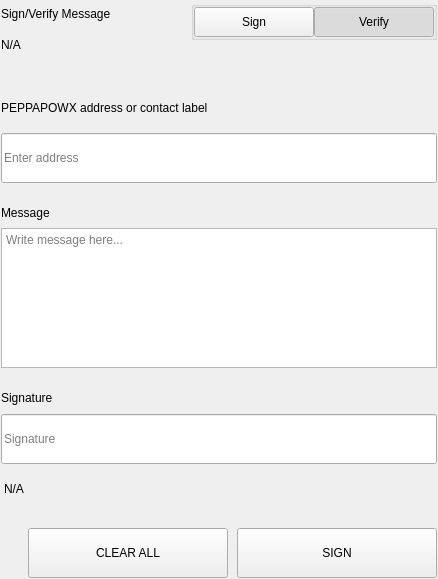
<?xml version="1.0" encoding="UTF-8"?>
<ui version="4.0">
 <class>SettingsSignMessageWidgets</class>
 <widget class="QWidget" name="SettingsSignMessageWidgets">
  <property name="geometry">
   <rect>
    <x>0</x>
    <y>0</y>
    <width>438</width>
    <height>579</height>
   </rect>
  </property>
  <property name="windowTitle">
   <string>Form</string>
  </property>
  <layout class="QVBoxLayout" name="verticalLayout">
   <property name="spacing">
    <number>0</number>
   </property>
   <property name="leftMargin">
    <number>0</number>
   </property>
   <property name="topMargin">
    <number>0</number>
   </property>
   <property name="rightMargin">
    <number>0</number>
   </property>
   <property name="bottomMargin">
    <number>0</number>
   </property>
   <item>
    <widget class="QWidget" name="left" native="true">
     <layout class="QVBoxLayout" name="verticalLayout_3">
      <property name="leftMargin">
       <number>0</number>
      </property>
      <property name="topMargin">
       <number>0</number>
      </property>
      <property name="rightMargin">
       <number>0</number>
      </property>
      <property name="bottomMargin">
       <number>0</number>
      </property>
      <item>
       <widget class="QWidget" name="container_sign" native="true">
        <layout class="QVBoxLayout" name="verticalLayout_2">
         <property name="spacing">
          <number>0</number>
         </property>
         <property name="leftMargin">
          <number>1</number>
         </property>
         <property name="topMargin">
          <number>1</number>
         </property>
         <property name="rightMargin">
          <number>1</number>
         </property>
         <property name="bottomMargin">
          <number>1</number>
         </property>
         <item>
          <layout class="QHBoxLayout" name="horizontalLayout_3" stretch="3,1">
           <property name="spacing">
            <number>40</number>
           </property>
           <item>
            <layout class="QVBoxLayout" name="verticalLayoutTitle">
             <property name="spacing">
              <number>5</number>
             </property>
             <item>
              <widget class="QLabel" name="labelTitle">
               <property name="text">
                <string>Sign/Verify Message</string>
               </property>
              </widget>
             </item>
             <item>
              <widget class="QLabel" name="labelSubtitle1">
               <property name="text">
                <string notr="true">N/A</string>
               </property>
               <property name="wordWrap">
                <bool>true</bool>
               </property>
              </widget>
             </item>
            </layout>
           </item>
           <item alignment="Qt::AlignRight|Qt::AlignTop">
            <widget class="QWidget" name="containerSwitch" native="true">
             <property name="styleSheet">
              <string notr="true">#containerSwitch{
	padding-top:9px;
}</string>
             </property>
             <layout class="QVBoxLayout" name="verticalLayout_6">
              <property name="spacing">
               <number>4</number>
              </property>
              <property name="leftMargin">
               <number>0</number>
              </property>
              <property name="topMargin">
               <number>0</number>
              </property>
              <property name="rightMargin">
               <number>0</number>
              </property>
              <property name="bottomMargin">
               <number>0</number>
              </property>
              <item alignment="Qt::AlignRight">
               <widget class="QGroupBox" name="groupBox">
                <property name="sizePolicy">
                 <sizepolicy hsizetype="Fixed" vsizetype="Preferred">
                  <horstretch>0</horstretch>
                  <verstretch>0</verstretch>
                 </sizepolicy>
                </property>
                <property name="title">
                 <string/>
                </property>
                <property name="alignment">
                 <set>Qt::AlignRight|Qt::AlignTop|Qt::AlignTrailing</set>
                </property>
                <layout class="QHBoxLayout" name="horizontalLayout_4">
                 <property name="spacing">
                  <number>0</number>
                 </property>
                 <property name="leftMargin">
                  <number>0</number>
                 </property>
                 <property name="topMargin">
                  <number>0</number>
                 </property>
                 <property name="rightMargin">
                  <number>0</number>
                 </property>
                 <property name="bottomMargin">
                  <number>0</number>
                 </property>
                 <item>
                  <widget class="QPushButton" name="pushSign">
                   <property name="minimumSize">
                    <size>
                     <width>120</width>
                     <height>30</height>
                    </size>
                   </property>
                   <property name="maximumSize">
                    <size>
                     <width>120</width>
                     <height>30</height>
                    </size>
                   </property>
                   <property name="focusPolicy">
                    <enum>Qt::NoFocus</enum>
                   </property>
                   <property name="text">
                    <string>Sign</string>
                   </property>
                   <property name="checkable">
                    <bool>true</bool>
                   </property>
                   <property name="autoExclusive">
                    <bool>true</bool>
                   </property>
                  </widget>
                 </item>
                 <item>
                  <widget class="QPushButton" name="pushVerify">
                   <property name="minimumSize">
                    <size>
                     <width>120</width>
                     <height>30</height>
                    </size>
                   </property>
                   <property name="maximumSize">
                    <size>
                     <width>120</width>
                     <height>30</height>
                    </size>
                   </property>
                   <property name="focusPolicy">
                    <enum>Qt::NoFocus</enum>
                   </property>
                   <property name="text">
                    <string>Verify</string>
                   </property>
                   <property name="checkable">
                    <bool>true</bool>
                   </property>
                   <property name="checked">
                    <bool>true</bool>
                   </property>
                   <property name="autoExclusive">
                    <bool>true</bool>
                   </property>
                  </widget>
                 </item>
                </layout>
               </widget>
              </item>
              <item alignment="Qt::AlignHCenter|Qt::AlignTop">
               <widget class="QLabel" name="labelSubtitleSwitch">
                <property name="text">
                 <string/>
                </property>
                <property name="alignment">
                 <set>Qt::AlignRight|Qt::AlignTrailing|Qt::AlignVCenter</set>
                </property>
               </widget>
              </item>
             </layout>
            </widget>
           </item>
          </layout>
         </item>
         <item>
          <spacer name="verticalSpacer_2">
           <property name="orientation">
            <enum>Qt::Vertical</enum>
           </property>
           <property name="sizeType">
            <enum>QSizePolicy::Fixed</enum>
           </property>
           <property name="sizeHint" stdset="0">
            <size>
             <width>20</width>
             <height>40</height>
            </size>
           </property>
          </spacer>
         </item>
         <item>
          <widget class="QWidget" name="containerAddress" native="true">
           <property name="sizePolicy">
            <sizepolicy hsizetype="Preferred" vsizetype="Fixed">
             <horstretch>0</horstretch>
             <verstretch>0</verstretch>
            </sizepolicy>
           </property>
           <layout class="QVBoxLayout" name="verticalLayout_5" stretch="0,0">
            <property name="spacing">
             <number>15</number>
            </property>
            <property name="leftMargin">
             <number>0</number>
            </property>
            <property name="topMargin">
             <number>0</number>
            </property>
            <property name="rightMargin">
             <number>0</number>
            </property>
            <property name="bottomMargin">
             <number>0</number>
            </property>
            <item>
             <widget class="QLabel" name="labelSubtitleAddress">
              <property name="minimumSize">
               <size>
                <width>0</width>
                <height>20</height>
               </size>
              </property>
              <property name="maximumSize">
               <size>
                <width>16777215</width>
                <height>20</height>
               </size>
              </property>
              <property name="text">
               <string>PEPPAPOWX address or contact label</string>
              </property>
             </widget>
            </item>
            <item>
             <widget class="QLineEdit" name="addressIn_SM">
              <property name="minimumSize">
               <size>
                <width>0</width>
                <height>50</height>
               </size>
              </property>
              <property name="maximumSize">
               <size>
                <width>16777215</width>
                <height>50</height>
               </size>
              </property>
              <property name="placeholderText">
               <string>Enter address</string>
              </property>
             </widget>
            </item>
           </layout>
          </widget>
         </item>
         <item>
          <spacer name="verticalSpacer_3">
           <property name="orientation">
            <enum>Qt::Vertical</enum>
           </property>
           <property name="sizeType">
            <enum>QSizePolicy::Fixed</enum>
           </property>
           <property name="sizeHint" stdset="0">
            <size>
             <width>20</width>
             <height>20</height>
            </size>
           </property>
          </spacer>
         </item>
         <item>
          <layout class="QVBoxLayout" name="verticalLayout_9">
           <property name="spacing">
            <number>5</number>
           </property>
           <item>
            <widget class="QLabel" name="labelSubtitleMessage">
             <property name="minimumSize">
              <size>
               <width>0</width>
               <height>20</height>
              </size>
             </property>
             <property name="maximumSize">
              <size>
               <width>16777215</width>
               <height>20</height>
              </size>
             </property>
             <property name="text">
              <string>Message</string>
             </property>
            </widget>
           </item>
           <item>
            <widget class="QPlainTextEdit" name="messageIn_SM">
             <property name="minimumSize">
              <size>
               <width>0</width>
               <height>140</height>
              </size>
             </property>
             <property name="maximumSize">
              <size>
               <width>16777215</width>
               <height>140</height>
              </size>
             </property>
             <property name="placeholderText">
              <string>Write message here...</string>
             </property>
            </widget>
           </item>
          </layout>
         </item>
         <item>
          <spacer name="verticalSpacer_4">
           <property name="orientation">
            <enum>Qt::Vertical</enum>
           </property>
           <property name="sizeType">
            <enum>QSizePolicy::Fixed</enum>
           </property>
           <property name="sizeHint" stdset="0">
            <size>
             <width>20</width>
             <height>20</height>
            </size>
           </property>
          </spacer>
         </item>
         <item>
          <widget class="QWidget" name="widget" native="true">
           <property name="minimumSize">
            <size>
             <width>0</width>
             <height>75</height>
            </size>
           </property>
           <property name="maximumSize">
            <size>
             <width>16777215</width>
             <height>16777215</height>
            </size>
           </property>
           <layout class="QVBoxLayout" name="verticalLayout_4">
            <property name="leftMargin">
             <number>0</number>
            </property>
            <property name="topMargin">
             <number>0</number>
            </property>
            <property name="rightMargin">
             <number>0</number>
            </property>
            <property name="bottomMargin">
             <number>0</number>
            </property>
            <item>
             <widget class="QLabel" name="labelSubtitleSignature">
              <property name="minimumSize">
               <size>
                <width>0</width>
                <height>20</height>
               </size>
              </property>
              <property name="maximumSize">
               <size>
                <width>16777215</width>
                <height>20</height>
               </size>
              </property>
              <property name="text">
               <string>Signature</string>
              </property>
             </widget>
            </item>
            <item>
             <widget class="QLineEdit" name="signatureOut_SM">
              <property name="minimumSize">
               <size>
                <width>0</width>
                <height>50</height>
               </size>
              </property>
              <property name="placeholderText">
               <string>Signature</string>
              </property>
             </widget>
            </item>
           </layout>
          </widget>
         </item>
         <item>
          <widget class="QLabel" name="statusLabel_SM">
           <property name="styleSheet">
            <string notr="true">padding-top:5px;</string>
           </property>
           <property name="text">
            <string notr="true">N/A</string>
           </property>
          </widget>
         </item>
         <item>
          <spacer name="verticalSpacer">
           <property name="orientation">
            <enum>Qt::Vertical</enum>
           </property>
           <property name="sizeType">
            <enum>QSizePolicy::Fixed</enum>
           </property>
           <property name="sizeHint" stdset="0">
            <size>
             <width>20</width>
             <height>20</height>
            </size>
           </property>
          </spacer>
         </item>
         <item>
          <layout class="QHBoxLayout" name="horizontalLayout_7">
           <property name="spacing">
            <number>9</number>
           </property>
           <item>
            <spacer name="horizontalSpacer_5">
             <property name="orientation">
              <enum>Qt::Horizontal</enum>
             </property>
             <property name="sizeType">
              <enum>QSizePolicy::Expanding</enum>
             </property>
             <property name="sizeHint" stdset="0">
              <size>
               <width>40</width>
               <height>20</height>
              </size>
             </property>
            </spacer>
           </item>
           <item>
            <widget class="QPushButton" name="pushButtonClear">
             <property name="minimumSize">
              <size>
               <width>200</width>
               <height>50</height>
              </size>
             </property>
             <property name="focusPolicy">
              <enum>Qt::NoFocus</enum>
             </property>
             <property name="text">
              <string>CLEAR ALL</string>
             </property>
            </widget>
           </item>
           <item>
            <widget class="QPushButton" name="pushButtonSave">
             <property name="minimumSize">
              <size>
               <width>200</width>
               <height>50</height>
              </size>
             </property>
             <property name="maximumSize">
              <size>
               <width>200</width>
               <height>50</height>
              </size>
             </property>
             <property name="focusPolicy">
              <enum>Qt::NoFocus</enum>
             </property>
             <property name="text">
              <string>SIGN</string>
             </property>
            </widget>
           </item>
          </layout>
         </item>
        </layout>
       </widget>
      </item>
     </layout>
    </widget>
   </item>
  </layout>
 </widget>
 <resources/>
 <connections/>
</ui>
